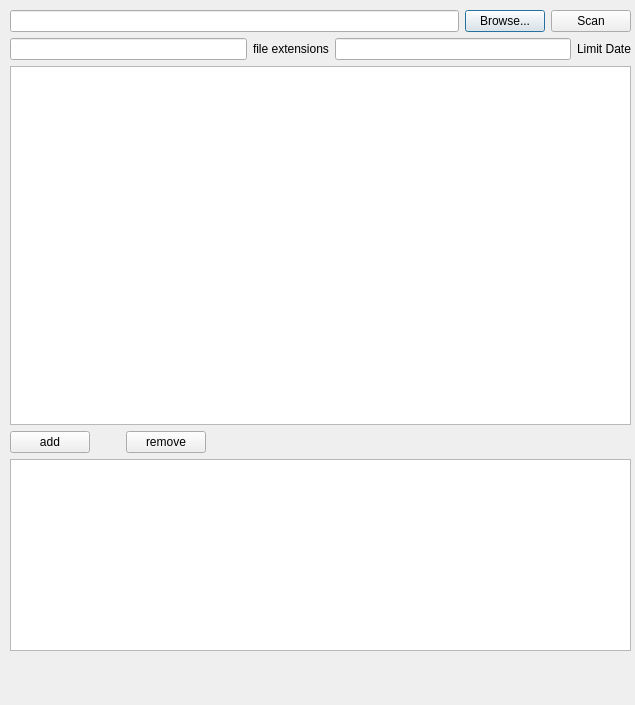
<?xml version="1.0" encoding="UTF-8"?>
<ui version="4.0">
 <class>Dialog</class>
 <widget class="QDialog" name="Dialog">
  <property name="geometry">
   <rect>
    <x>0</x>
    <y>0</y>
    <width>635</width>
    <height>705</height>
   </rect>
  </property>
  <property name="windowTitle">
   <string>Dialog</string>
  </property>
  <widget class="QWidget" name="verticalLayoutWidget">
   <property name="geometry">
    <rect>
     <x>10</x>
     <y>10</y>
     <width>621</width>
     <height>641</height>
    </rect>
   </property>
   <layout class="QVBoxLayout" name="verticalLayout" stretch="0,0,2,0,0">
    <item>
     <layout class="QHBoxLayout" name="horizontalLayout">
      <item>
       <widget class="QLineEdit" name="lineEdit"/>
      </item>
      <item>
       <widget class="QPushButton" name="Browse">
        <property name="text">
         <string>Browse...</string>
        </property>
       </widget>
      </item>
      <item>
       <widget class="QPushButton" name="Scan">
        <property name="text">
         <string>Scan</string>
        </property>
       </widget>
      </item>
     </layout>
    </item>
    <item>
     <layout class="QHBoxLayout" name="horizontalLayout_2">
      <item>
       <widget class="QLineEdit" name="fileextension"/>
      </item>
      <item>
       <widget class="QLabel" name="label">
        <property name="text">
         <string>file extensions</string>
        </property>
       </widget>
      </item>
      <item>
       <widget class="QLineEdit" name="lineEdit_2"/>
      </item>
      <item>
       <widget class="QLabel" name="label_2">
        <property name="text">
         <string>Limit Date</string>
        </property>
       </widget>
      </item>
     </layout>
    </item>
    <item>
     <widget class="QTreeView" name="treeView"/>
    </item>
    <item>
     <layout class="QHBoxLayout" name="horizontalLayout_3">
      <property name="spacing">
       <number>36</number>
      </property>
      <item>
       <widget class="QPushButton" name="add">
        <property name="text">
         <string>add</string>
        </property>
       </widget>
      </item>
      <item>
       <widget class="QPushButton" name="remove">
        <property name="text">
         <string>remove</string>
        </property>
       </widget>
      </item>
      <item>
       <spacer name="horizontalSpacer">
        <property name="orientation">
         <enum>Qt::Horizontal</enum>
        </property>
        <property name="sizeHint" stdset="0">
         <size>
          <width>40</width>
          <height>20</height>
         </size>
        </property>
       </spacer>
      </item>
     </layout>
    </item>
    <item>
     <layout class="QHBoxLayout" name="horizontalLayout_5">
      <item>
       <widget class="QListWidget" name="listWidget"/>
      </item>
     </layout>
    </item>
   </layout>
  </widget>
 </widget>
 <resources/>
 <connections/>
</ui>
